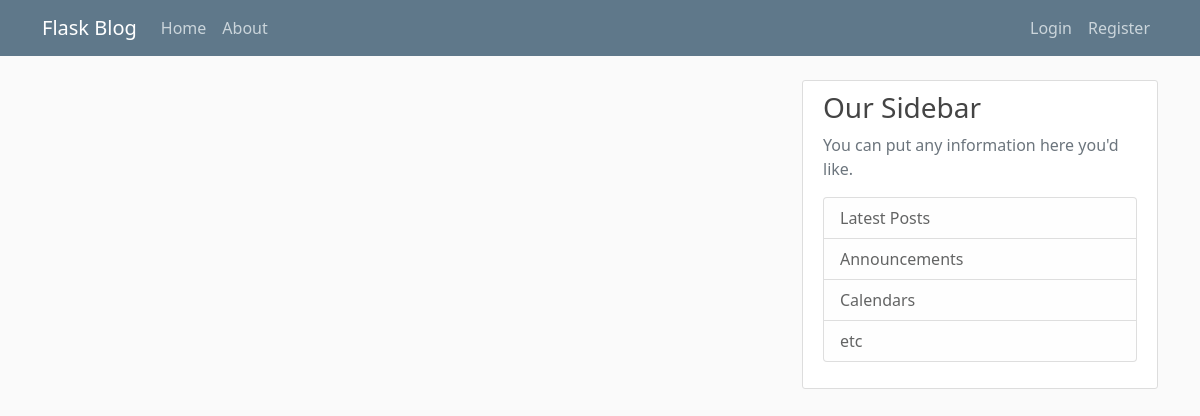
The app's page /home, older data.
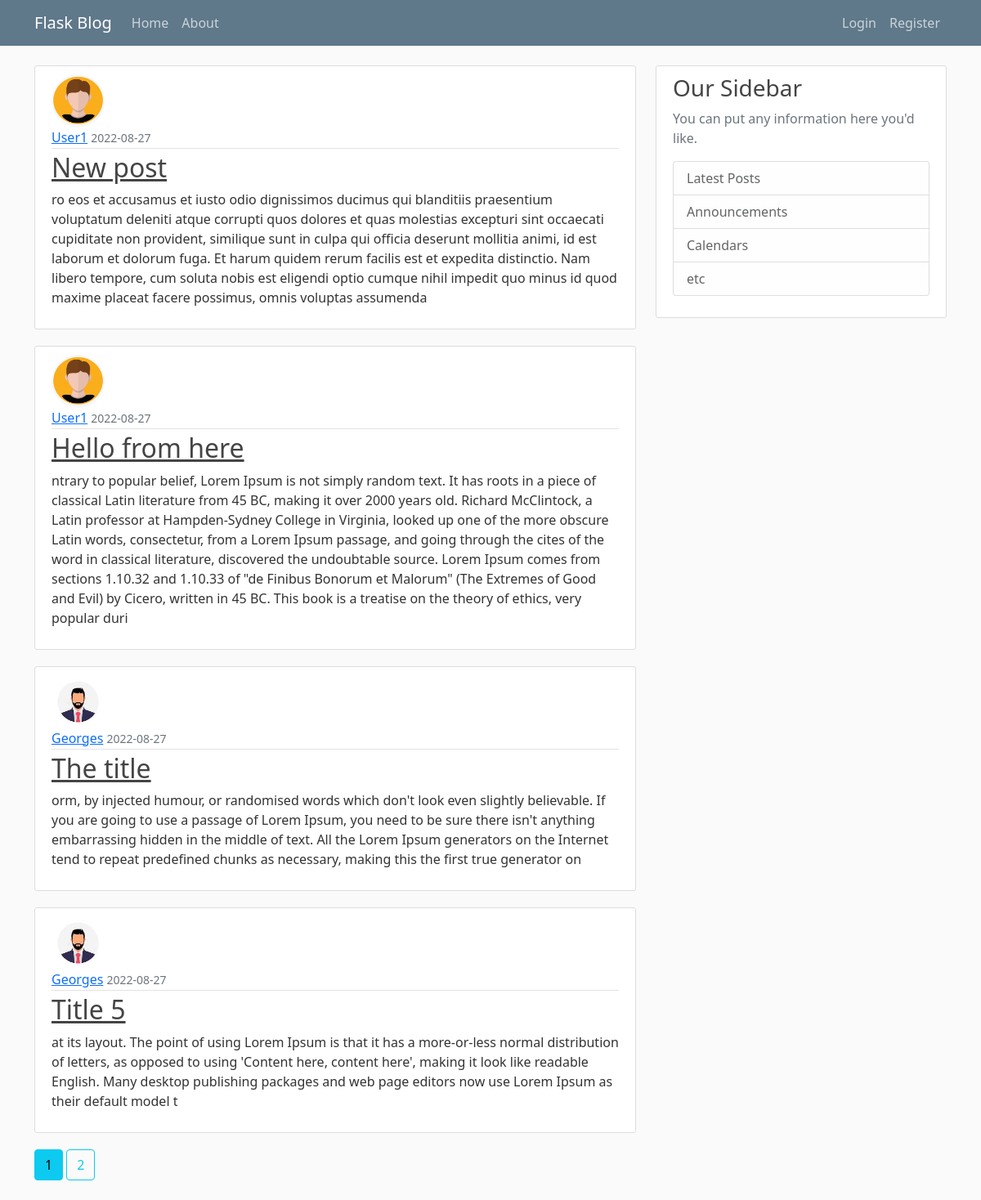
The same page, newer data.
### flaskblog/models.py (models this page shows, shortened)
class Post(db.Model):
    id = db.Column(db.Integer, primary_key=True)
    title = db.Column(db.String(100), nullable=False)
    date_posted = db.Column(db.DateTime, nullable=False, default=datetime.utcnow)
    content = db.Column(db.Text(20), nullable=False)
    user_id =  db.Column(db.Integer, db.ForeignKey('user.id'), nullable=False)

class User(db.Model, UserMixin):
    id = db.Column(db.Integer, primary_key=True)
    username = db.Column(db.String(20), unique=True, nullable=False)
    email = db.Column(db.String(120), unique=True, nullable=False)
    image_file = db.Column(db.String(20), nullable=False, default='default.png')
    password = db.Column(db.String(60), nullable=False)
    posts = db.relationship('Post', backref='author', lazy=True)

### flaskblog/main/routes.py (the view)
@main.route("/")
@main.route("/home")
def home():
    page = request.args.get('page', 1, type=int)
    posts = Post.query.order_by(Post.date_posted.desc()).paginate(page=page, per_page=4)
    return render_template('home.html', posts=posts)

### flaskblog/templates/home.html
{% extends "layout.html" %}
{% block content %}
    {% for post in posts.items %}
    <article class="media content-section">
      <img class="rounded-circle article-img" src="{{ url_for('static', filename='profile_pics/'+post.author.image_file) }}">
      <div class="media-body">
        <div class="article-metadata">
          <a class="mr-2" href="{{ url_for('users.user_posts', username=post.author.username) }}">{{ post.author.username }}</a>
          <small class="text-muted">{{ post.date_posted.strftime('%Y-%m-%d') }}</small>
        </div>
        <h2><a class="article-title" href="{{url_for('posts.post',post_id=post.id)}}">{{ post.title }}</a></h2>
        <p class="article-content">{{ post.content }}</p>
      </div>
    </article>
    {% endfor %}
    {% for page_num in posts.iter_pages(left_edge=1, right_edge=1, left_current=1, right_current=2) %}
      {% if page_num %}
        {% if posts.page == page_num %}
          <a class="btn btn-info mb-4" href="{{ url_for('main.home', page=page_num) }}">{{ page_num }}</a>
        {% else %}
          <a class="btn btn-outline-info mb-4" href="{{ url_for('main.home', page=page_num) }}">{{ page_num }}</a>
        {% endif %}
      {% else %}
        ...
      {% endif %}
    {% endfor %}
{% endblock content %}

### flaskblog/templates/layout.html (shortened to what this page needs)
<!DOCTYPE html>
<html>
<head>
    <link href="https://cdn.jsdelivr.net/npm/bootstrap@5.0.2/dist/css/bootstrap.min.css" rel="stylesheet">
    <link rel="stylesheet" type="text/css" href="{{ url_for('static', filename='main.css') }}">
</head>
<body>
    <header class="site-header">
        <nav class="navbar navbar-expand-md navbar-dark bg-steel fixed-top">
          <div class="container">
            <a class="navbar-brand mr-4" href="/">Flask Blog</a>
            <div class="collapse navbar-collapse" id="navbarToggle">
              <div class="navbar-nav me-auto">
                <a class="nav-item nav-link" href="{{url_for('main.home')}}">Home</a>
                <a class="nav-item nav-link" href="{{url_for('main.about')}}">About</a>
              </div>
              <div class="navbar-nav ms-auto">
                {% if current_user.is_authenticated %}
                <a class="nav-item nav-link" href="{{url_for('posts.new_post')}}">New Post</a>
                <a class="nav-item nav-link" href="{{url_for('users.logout')}}">Logout</a>
                <a class="nav-item nav-link" href="{{url_for('users.account')}}">Account</a>
                {% else %}
                <a class="nav-item nav-link" href="{{url_for('users.login')}}">Login</a>
                <a class="nav-item nav-link" href="{{url_for('users.register')}}">Register</a>
                {% endif %}
              </div>
            </div>
          </div>
        </nav>
    </header>
    <main role="main" class="container">
      <div class="row">
        <div class="col-md-8">
            {% block content %}{% endblock %}
        </div>
        <div class="col-md-4">
          <div class="content-section">
            <h3>Our Sidebar</h3>
            <p class='text-muted'>You can put any information here you'd like.
              <ul class="list-group">
                <li class="list-group-item list-group-item-light">Latest Posts</li>
                <li class="list-group-item list-group-item-light">Announcements</li>
                <li class="list-group-item list-group-item-light">Calendars</li>
                <li class="list-group-item list-group-item-light">etc</li>
              </ul>
            </p>
          </div>
        </div>
      </div>
    </main>
</body>
</html>

### flaskblog/static/main.css (style rules this page uses)
body { background: #fafafa; color: #333333; margin-top: 5rem; }
h1, h2, h3, h4, h5, h6 { color: #444444; }
.bg-steel { background-color: #5f788a; }
.site-header .navbar-nav .nav-link { color: #cbd5db; }
.content-section { background: #ffffff; padding: 10px 20px; border: 1px solid #dddddd; border-radius: 3px; margin-bottom: 20px; }
.article-title { color: #444444; }
.article-content { white-space: pre-line; }
.article-img { height: 65px; width: 65px; margin-right: 16px; }
.article-metadata { padding-bottom: 1px; margin-bottom: 4px; border-bottom: 1px solid #e3e3e3 }

Row changes from the older to the newer data that the page shows:
added Post: image_file (placeholder picture), author.username "User1", date_posted "2022-08-27", title "New post", content "ro eos et accusamus et iusto odio dignissimos ducimus qui blanditiis praesentium voluptatum deleniti atque corrupti quos dolores et quas molestias excepturi sint occaecati cupiditate non provident, similique sunt in culpa qui officia deserunt mollitia animi, id est laborum et dolorum fuga. Et harum quidem rerum facilis est et expedita distinctio. Nam libero tempore, cum soluta nobis est eligendi optio cumque nihil impedit quo minus id quod maxime placeat facere possimus, omnis voluptas assumenda"
added Post: image_file (placeholder picture), author.username "User1", date_posted "2022-08-27", title "Hello from here", content "ntrary to popular belief, Lorem Ipsum is not simply random text. It has roots in a piece of classical Latin literature from 45 BC, making it over 2000 years old. Richard McClintock, a Latin professor at Hampden-Sydney College in Virginia, looked up one of the more obscure Latin words, consectetur, from a Lorem Ipsum passage, and going through the cites of the word in classical literature, discovered the undoubtable source. Lorem Ipsum comes from sections 1.10.32 and 1.10.33 of \"de Finibus Bonorum et Malorum\" (The Extremes of Good and Evil) by Cicero, written in 45 BC. This book is a treatise on the theory of ethics, very popular duri"
added Post: image_file (picture), author.username "Georges", date_posted "2022-08-27", title "The title", content "orm, by injected humour, or randomised words which don't look even slightly believable. If you are going to use a passage of Lorem Ipsum, you need to be sure there isn't anything embarrassing hidden in the middle of text. All the Lorem Ipsum generators on the Internet tend to repeat predefined chunks as necessary, making this the first true generator on"
added Post: image_file (picture), author.username "Georges", date_posted "2022-08-27", title "Title 5", content "at its layout. The point of using Lorem Ipsum is that it has a more-or-less normal distribution of letters, as opposed to using 'Content here, content here', making it look like readable English. Many desktop publishing packages and web page editors now use Lorem Ipsum as their default model t"
Text that changed along with them:
new list line: "1"
new list line: "2"
